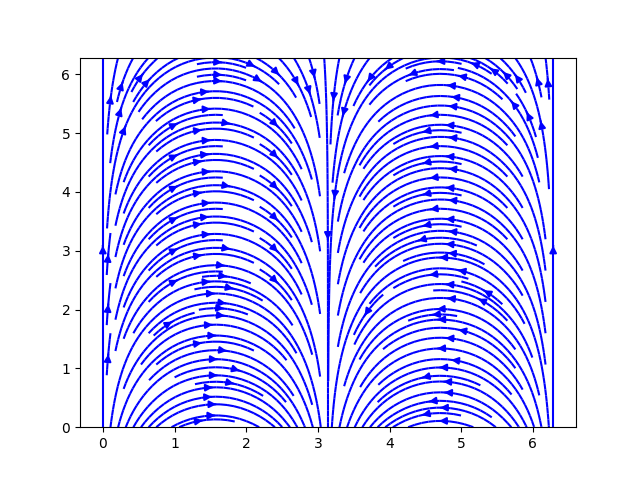

The script that drew this image:
import matplotlib.pyplot as pl
import numpy as np


x = np.linspace(0, 2 * np.pi, 10)
y = np.linspace(0, 2 * np.pi, 10)

x, y = np.meshgrid(x, y)
fx, fy = np.sin(x), np.cos(x)

#pl.quiver(x, y, fx, fy, color = 'blue')
pl.streamplot(x, y, fx, fy, color = 'blue', density = 2)


pl.show()
